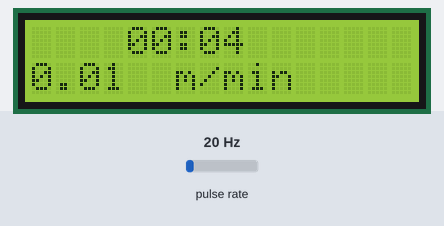
The sketch below on a simulated Arduino Uno, built with avr-gcc and run on an emulated ATmega328P. Shown: 16×2 character LCD. Wiring (inferred from the names in the program): pulse sensor: data pin 2. The inputs (shaded band) are chosen by the test bench; at power-on: pulse rate 20 Hz. What the sketch prints to the serial monitor is not drawn.

Above: at 3.6 s.
3.7 s: pulse rate (sensor on pin 2) set to 4 Hz
At 6.4 s:
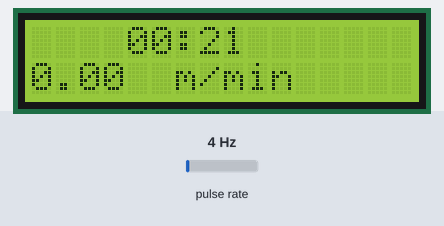
6.7 s: pulse rate (sensor on pin 2) set to 50 Hz
At 9.5 s:
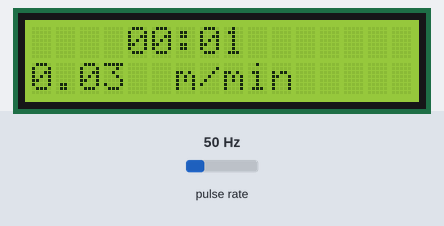
9.7 s: pulse rate (sensor on pin 2) set to 100 Hz
At 13.4 s:
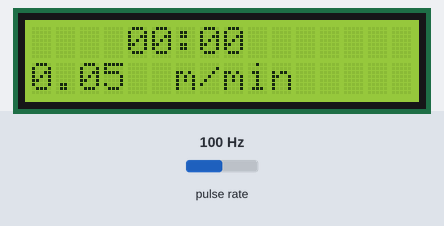
Timing chart, 0 to 14.9 s (numbered marks = the images above; inputs shaded):
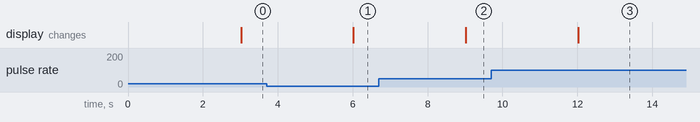

The sketch:

BeltSpeed_V1.52.ino
```cpp
#include <Wire.h>
#include <LiquidCrystal_I2C.h>
LiquidCrystal_I2C lcd(0x27, 16, 2);

// encoder output pulses per 600 degree encoder 1 revolution (measured manually)
#define ENC_COUNT_REV 600

// Encoder output to Arduino Interrupt pin. Tracks the pulse count.
#define ENC_IN_RIGHT_A 2

// Keep track of the number of right wheel pulses
volatile float right_wheel_pulse_count = 0;

// comment
// One-second interval for measurements
int interval = 1000;
unsigned long previousMillis3 = 0;
const long interval3 = 3000; // Interval to update the display

// Counters for milliseconds during interval
long previousMillis = 0;
long currentMillis = 0;
float ttime = 0;
int hours = 0;
int mins = 0 ;
int secs = 0 ;
float beltspeed = 0;
float mmin = 0;
// Variable for RPM measuerment
float rpm_right = 0;


void setup() {

  // Open the serial port at 9600 bps
  Serial.begin(9600);
  lcd.init();
  lcd.backlight();
  // Set pin states of the encoder
  pinMode(ENC_IN_RIGHT_A , INPUT_PULLUP);
  // pinMode(ENC_IN_RIGHT_B , INPUT);

  // Every time the pin goes high, this is a pulse
  attachInterrupt(digitalPinToInterrupt(ENC_IN_RIGHT_A), right_wheel_pulse, RISING);

}

void loop() {

  // Record the time
  currentMillis = millis();
  unsigned long currentMillis2 = millis();
  unsigned long currentMillis3 = millis();
  // If one second has passed, print the number of pulses
  if (currentMillis - previousMillis > interval) {

    previousMillis = currentMillis;

    // Calculate revolutions per minute
    rpm_right = (float)(right_wheel_pulse_count * 60.00 / ENC_COUNT_REV);
    beltspeed = (float) (0.32) * rpm_right; // Belt Speed in m/s // (circumfrence of drum) * rpm
    mmin = (float) beltspeed / 60; // Belt Speed in m/min
    ttime = (float) 2.700 / beltspeed;
    int total = ttime; // In Seconds+

    mins = total / 60;
    secs = total % 60;
    mins = mins % 60;

    Serial.print(F(" Pulses: "));
    Serial.println(right_wheel_pulse_count);
    Serial.print(F(" Speed: "));
    Serial.print(rpm_right);
    Serial.println(" RPM");
    Serial.print (F("Belt Speed m/s :"));
    Serial.println(beltspeed);
    Serial.print (F("Belt Speed m/min :"));
    Serial.println(mins);
    Serial.print(F("Time to complete 2.7m (min) : "));
    Serial.print(mins);
    Serial.print(F(":"));
    Serial.println(secs);

    right_wheel_pulse_count = 0;

  }

  if (currentMillis3 - previousMillis3 >= interval3) {
    previousMillis3 = currentMillis3;

    lcd.setCursor(4, 0);

    if (mins < 10) lcd.print("0");
    lcd.print(mins);

    lcd.print(":");

    if (secs < 10) lcd.print("0");
    lcd.print(secs);

    lcd.setCursor(0, 1);
    lcd.print(mmin);
    lcd.setCursor(5, 1);
    lcd.print(" m/min");

  }


}

// Increment the number of pulses by 1
void right_wheel_pulse() {

  right_wheel_pulse_count++;

}
```

Measured:
- after the input at 3.7 s, the display: changes after 2.3 s (image 1)
- after the input at 6.7 s, the display: changes after 2.3 s (image 2)
- after the input at 9.7 s, the display: changes after 2.3 s (image 3)
